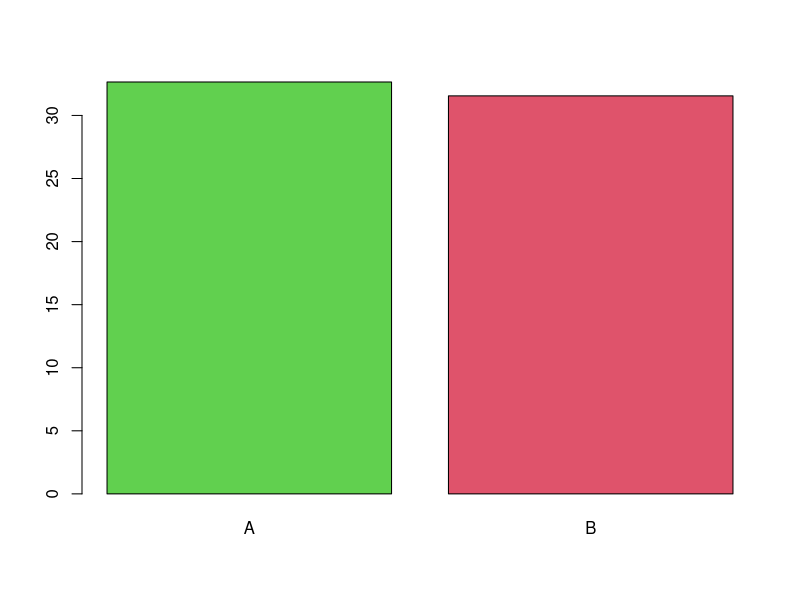

This figure's R source: (Note: this script raises an error after producing the figure.)
## ---- chunk 1
knitr::opts_chunk$set(echo = TRUE)
## ---- chunk 2
# Two teaching methods and the scores in a language test.
metode <- read.csv("data/ttest2a.csv", dec=",")
attach(metode)

head(metode)
## ---- chunk 3
tapply(Resultat, list(Methode), mean)
## ---- chunk 4
tapply(Resultat, list(Methode), sd)
## ---- chunk 5
barplot(tapply(Resultat, list(Methode), mean), col=c(3:2))
## ---- chunk 6
# Do the means of the two samples differ significantly?
# Hypothesis H0: they don't (if p > 0.05.
# Hypothesis H1: they do (if p < 0.05.
t.test(Resultat ~ Methode, data=metode, paired = F, var.equal = T)
## ---- chunk 7
# Check the same hypotheses with the linear regression method
# Since there is only one predictor ("Methode"), we obtain the same result as with the t-test.
# Since p > 0.05, the score means of the two methods do not differ significantly.
m <- lm(Resultat ~ Methode, data=metode)
summary(m)
## ---- chunk 8
library(effects)
## ---- chunk 9
allEffects(m)
## ---- chunk 10
plot(allEffects(m), multiline=TRUE, grid=TRUE, rug=FALSE, as.table=TRUE)
